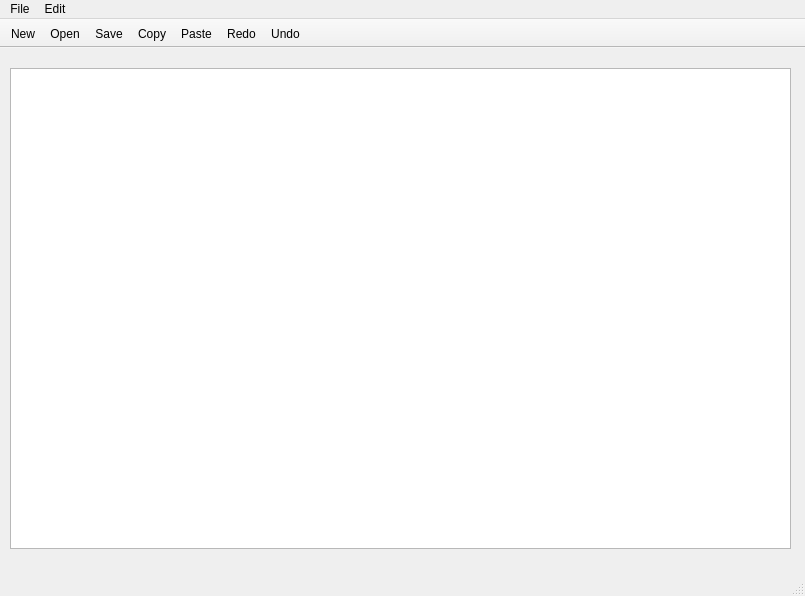
<?xml version="1.0" encoding="UTF-8"?>
<ui version="4.0">
 <class>TextEditor</class>
 <widget class="QMainWindow" name="TextEditor">
  <property name="geometry">
   <rect>
    <x>0</x>
    <y>0</y>
    <width>805</width>
    <height>596</height>
   </rect>
  </property>
  <property name="windowTitle">
   <string>TextEditor</string>
  </property>
  <widget class="QWidget" name="centralwidget">
   <widget class="QTextEdit" name="textEdit">
    <property name="geometry">
     <rect>
      <x>10</x>
      <y>20</y>
      <width>781</width>
      <height>481</height>
     </rect>
    </property>
   </widget>
  </widget>
  <widget class="QMenuBar" name="menubar">
   <property name="geometry">
    <rect>
     <x>0</x>
     <y>0</y>
     <width>805</width>
     <height>22</height>
    </rect>
   </property>
   <widget class="QMenu" name="menuFile">
    <property name="title">
     <string>File</string>
    </property>
    <addaction name="actionNew"/>
    <addaction name="actionOpen"/>
    <addaction name="actionSave"/>
    <addaction name="actionSave_as"/>
   </widget>
   <widget class="QMenu" name="menuEdit">
    <property name="title">
     <string>Edit</string>
    </property>
    <addaction name="actionCopy"/>
    <addaction name="actionPaste"/>
    <addaction name="actionRedo"/>
    <addaction name="actionUndo"/>
   </widget>
   <addaction name="menuFile"/>
   <addaction name="menuEdit"/>
  </widget>
  <widget class="QStatusBar" name="statusbar"/>
  <widget class="QToolBar" name="toolBar">
   <property name="windowTitle">
    <string>toolBar</string>
   </property>
   <property name="movable">
    <bool>false</bool>
   </property>
   <attribute name="toolBarArea">
    <enum>TopToolBarArea</enum>
   </attribute>
   <attribute name="toolBarBreak">
    <bool>false</bool>
   </attribute>
   <addaction name="actionNew"/>
   <addaction name="actionOpen"/>
   <addaction name="actionSave"/>
   <addaction name="actionCopy"/>
   <addaction name="actionPaste"/>
   <addaction name="actionRedo"/>
   <addaction name="actionUndo"/>
  </widget>
  <action name="actionNew">
   <property name="icon">
    <iconset resource="icons.qrc">
     <normaloff>:/img/file.png</normaloff>:/img/file.png</iconset>
   </property>
   <property name="text">
    <string>New</string>
   </property>
  </action>
  <action name="actionOpen">
   <property name="icon">
    <iconset resource="icons.qrc">
     <normaloff>:/img/open.png</normaloff>:/img/open.png</iconset>
   </property>
   <property name="text">
    <string>Open</string>
   </property>
  </action>
  <action name="actionSave">
   <property name="icon">
    <iconset resource="icons.qrc">
     <normaloff>:/img/save.png</normaloff>:/img/save.png</iconset>
   </property>
   <property name="text">
    <string>Save</string>
   </property>
  </action>
  <action name="actionSave_as">
   <property name="text">
    <string>Save as...</string>
   </property>
  </action>
  <action name="actionCopy">
   <property name="icon">
    <iconset resource="icons.qrc">
     <normaloff>:/img/copy.png</normaloff>:/img/copy.png</iconset>
   </property>
   <property name="text">
    <string>Copy</string>
   </property>
  </action>
  <action name="actionPaste">
   <property name="icon">
    <iconset resource="icons.qrc">
     <normaloff>:/img/paste.png</normaloff>:/img/paste.png</iconset>
   </property>
   <property name="text">
    <string>Paste</string>
   </property>
  </action>
  <action name="actionRedo">
   <property name="icon">
    <iconset resource="icons.qrc">
     <normaloff>:/img/redo.png</normaloff>:/img/redo.png</iconset>
   </property>
   <property name="text">
    <string>Redo</string>
   </property>
  </action>
  <action name="actionUndo">
   <property name="icon">
    <iconset resource="icons.qrc">
     <normaloff>:/img/undo.png</normaloff>:/img/undo.png</iconset>
   </property>
   <property name="text">
    <string>Undo</string>
   </property>
  </action>
 </widget>
 <resources>
  <include location="icons.qrc"/>
 </resources>
 <connections/>
</ui>
